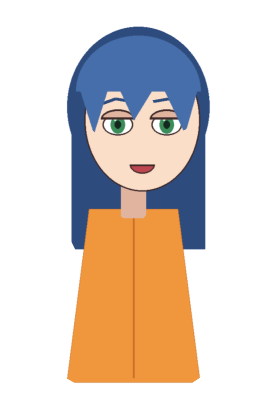
#> input picture test-data/e2e/golden/ParamAngleX_max.png, 267 x 400 px
$ python cmp.py ../../test-data/e2e/golden/ParamAngleX_max.png ../../test-data/e2e/golden/ParamAngleX_min.png out.png
#> lines starting #> are read from the running program, lines starting #| are printed output that depends on the picture
"""cmp.py REF KF OUT_DIFF: compares two RGBA renders (straight alpha)."""
import sys
import numpy as np
from PIL import Image
a = np.asarray(Image.open(sys.argv[1]).convert("RGBA")).astype(np.int32)
b = np.asarray(Image.open(sys.argv[2]).convert("RGBA")).astype(np.int32)
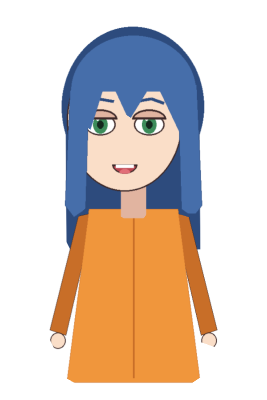
#> input picture test-data/e2e/golden/ParamAngleX_min.png, 267 x 400 px
if a.shape != b.shape:
    print("size differs", a.shape, b.shape)
    h, w = min(a.shape[0], b.shape[0]), min(a.shape[1], b.shape[1])
    a, b = a[:h, :w], b[:h, :w]
# Compare premultiplied colour so invisible colour does not count.
pa = a[..., :3] * a[..., 3:4] // 255
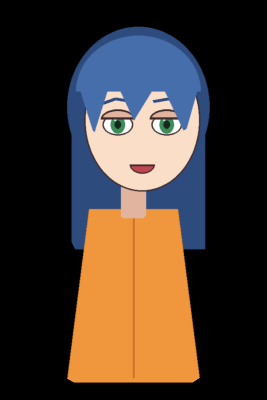
#> pa: shape (400, 267, 3) int32; mean R, G, B 69.2, 56.2, 46.7
pb = b[..., :3] * b[..., 3:4] // 255
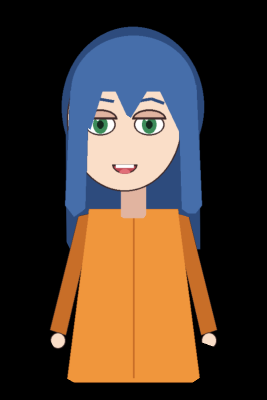
#> pb: shape (400, 267, 3) int32; mean R, G, B 75.6, 60.3, 49.2
d = np.abs(np.concatenate([pa - pb, a[..., 3:4] - b[..., 3:4]], axis=-1)).max(axis=-1)
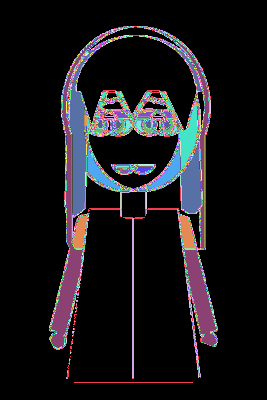
#> d: shape (400, 267) int32; 256 distinct labels, from 0 to 255; one colour per label, 0 black
print(f"pixels {d.size}, max diff {d.max()}, mean {d.mean():.3f}, >8: {(d > 8).sum()} ({100 * (d > 8).mean():.2f}%), >32: {(d > 32).sum()} ({100 * (d > 32).mean():.2f}%)")
#| pixels 106800, max diff 255, mean 22.599, >8: 16265 (15.23%), >32: 15287 (14.31%)
vis = np.clip(d * 4, 0, 255).astype(np.uint8)
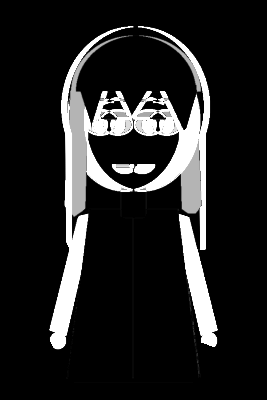
#> vis: shape (400, 267); min 0, max 255, mean 34.5
Image.fromarray(vis).save(sys.argv[3])
